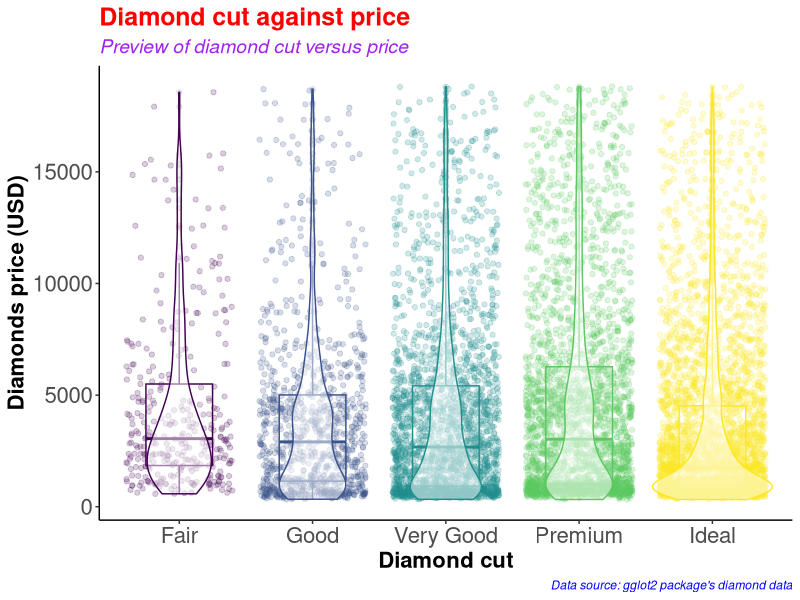
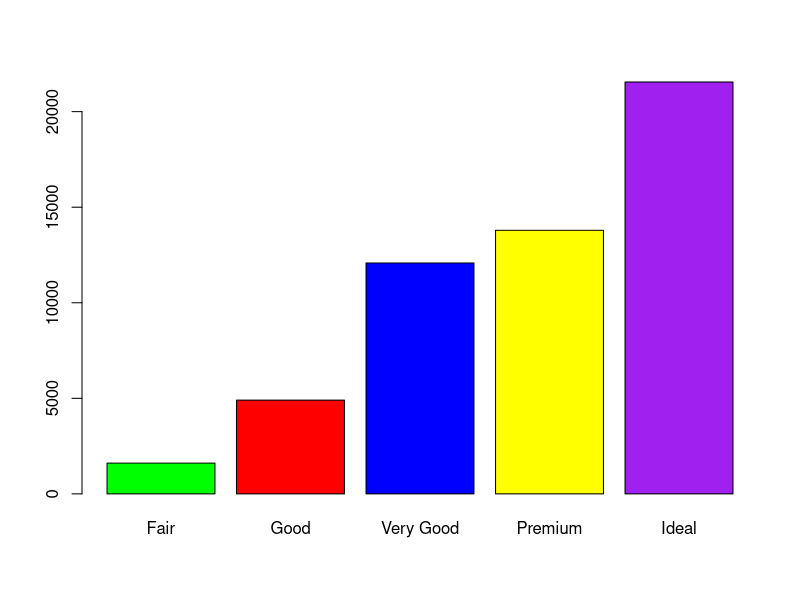
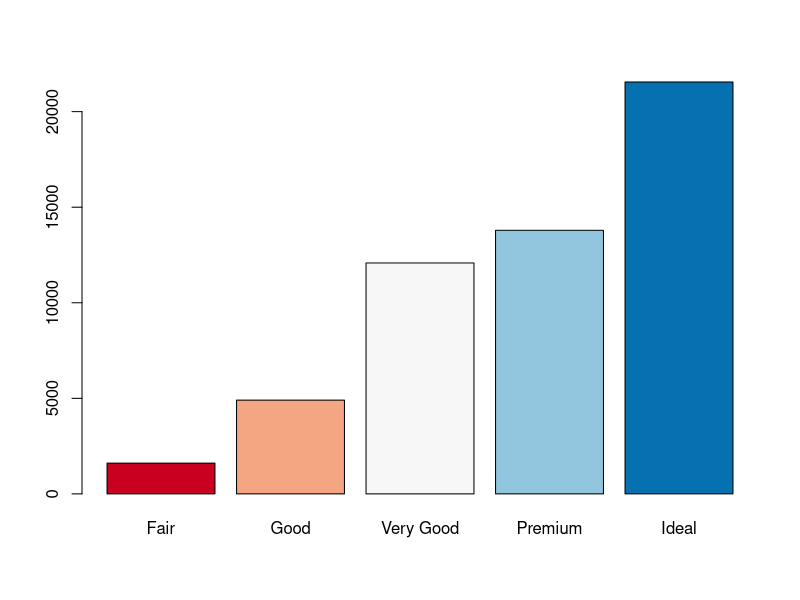
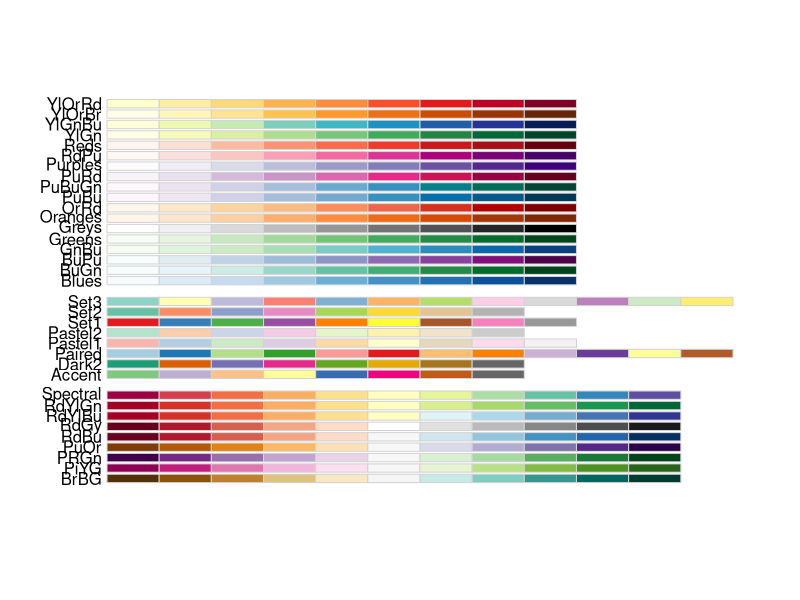
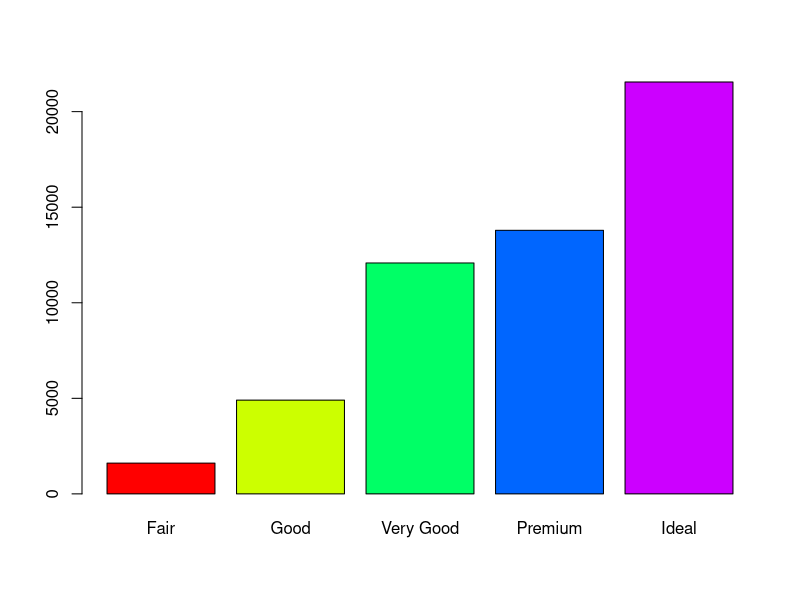
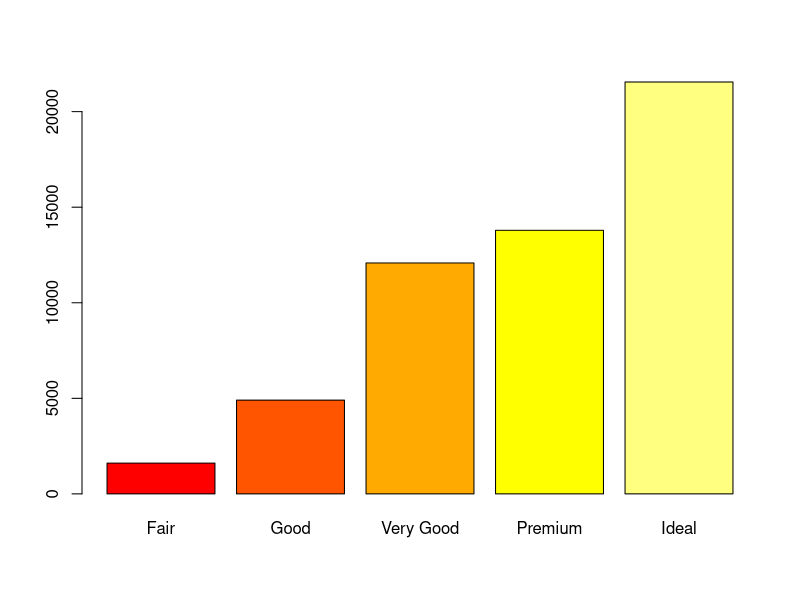
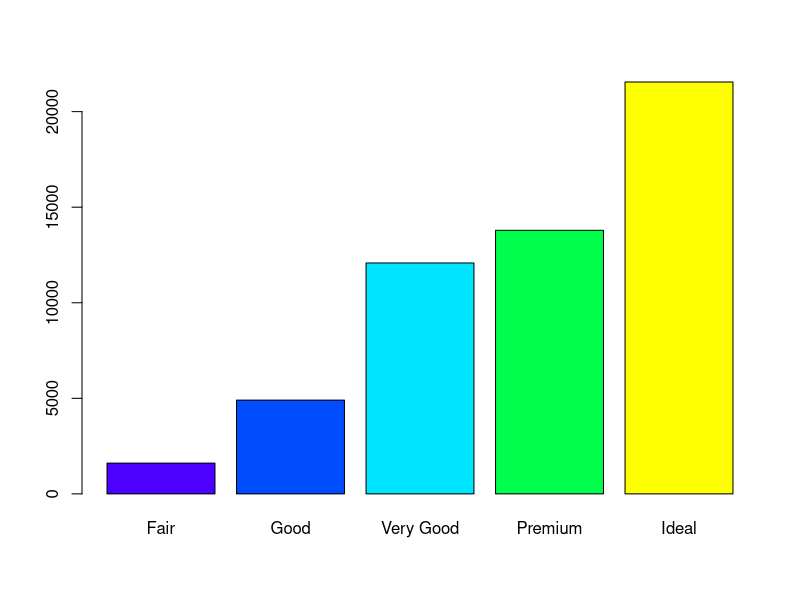
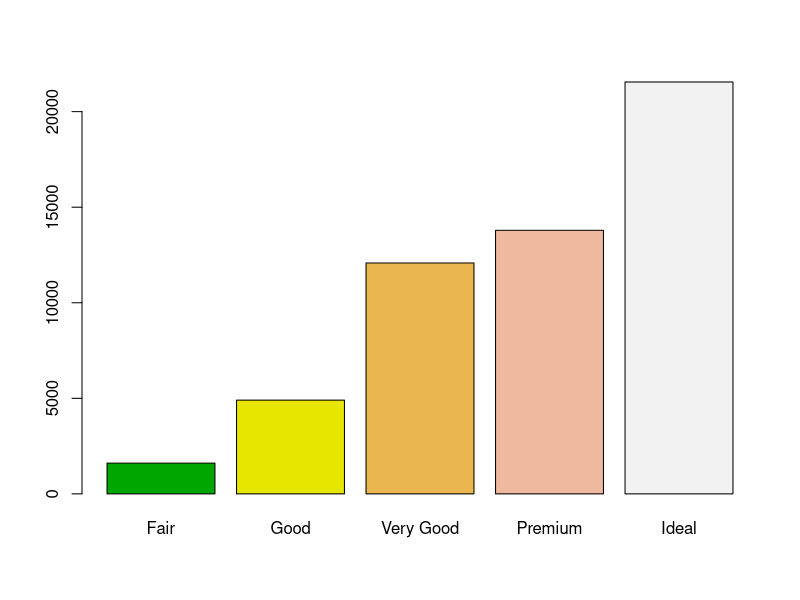

Generate these figures, in order, with R:
#########################################
# Name: Wyclife Agumba Oluoch           #   
# E-mail: wyclifeoluoch@gmail.com       #
# GitHub: https://github.com/Wycology   #
# Task: Boxplot and violin plots in one #
# Date: 4th Jan 2021                    #
# Last edited: 19th Sept 2021           #
#########################################

# Loading the necessary libraries for the project

base::library(tidyverse) # This is for data wrangling and plotting.
base::library(RColorBrewer) # This is for generating color pallets for the plots.

diamonds_df <- diamonds # Saving the diamonds data-set to a new object in R.

utils::head(diamonds) # Checking the variables in the data-set for subsequent analyses
base::nrow(diamonds) # Checking for the number of rows in the data. 53940 observations
base::ncol(diamonds) # Checking the number of variables in the data-set. 10 variables

diamonds_df %>% # Picking the diamonds data, and then
  dplyr::slice_sample(n = 0.2*(nrow(diamonds))) %>% # Picking a portion of the data-set
  ggplot2::ggplot(ggplot2::aes(x = cut, y = price, color = cut)) + # Adding the mapping variables
  ggplot2::geom_point(position = "jitter", alpha = 0.2) + # Adding jitter and alpha
  ggplot2::geom_boxplot(alpha = 0.1, width = 0.5) + # Modifying dimensions of the boxplot 
  ggplot2::geom_violin(alpha = 0.5) + # Adding violin plot on top of the box and jitter
  ggplot2::theme_classic() + # Adding my preferred theme for publication.
  ggplot2::theme(legend.position = "none") + # Removing the legend; it is on the x-axis
  ggplot2::labs(x = "Diamond cut", # Labels the x-axis.
       y = "Diamonds price (USD)", # Labeling the y-axis
       title = "Diamond cut against price", # Setting tibble of the plot
       subtitle = "Preview of diamond cut versus price", # Descriptive title beneath TITLE
       caption = "Data source: gglot2 package's diamond data") +
  ggplot2::theme(axis.text = ggplot2::element_text(size=16), # Size of labels on tick-marks
        axis.title = ggplot2::element_text(size=16,face="bold")) + # Size of axis labels
  ggplot2::theme(plot.title = ggplot2::element_text(color = 'red', size = 18, face = 'bold'),
        plot.subtitle = ggplot2::element_text(color = 'purple', size = 14, face = 'italic'),
        plot.caption = ggplot2::element_text(color = 'blue', face = 'italic'))

diamonds %>% # Picking the diamonds data, and then
  dplyr::filter(cut == 'Very Good') %>% # Picking the very good cut 
  base::nrow() # counting the number of rows with very good cut

diamonds %>% 
  dplyr::select(cut) %>% 
  base::table() %>% 
  graphics::barplot(col = c('green', 'red', 'blue', 'yellow', 'purple'))

# Instead of specifying the colors, we can simply use the color brewer panel 

diamonds %>% 
  dplyr::select(cut) %>% 
  base::table() %>% 
  graphics::barplot(col = RColorBrewer::brewer.pal(n = 5, name = "RdBu"))
# To display more brewer colors options to use, run the following function:

RColorBrewer::display.brewer.all()

# Can also use rainbow colors

diamonds %>% 
  dplyr::select(cut) %>% 
  base::table() %>% 
  graphics::barplot(col = grDevices::rainbow(5))

# Can also use heat.colors
diamonds %>% 
  dplyr::select(cut) %>% 
  base::table() %>% 
  graphics::barplot(col = grDevices::heat.colors(5))

# Can also use topographic colors

diamonds %>% 
  dplyr::select(cut) %>% 
  base::table() %>% 
  graphics::barplot(col = grDevices::topo.colors(5))

# Can also use terrain colors for the plot
diamonds %>% 
  dplyr::select(cut) %>% 
  base::table() %>% 
  graphics::barplot(col = grDevices::terrain.colors(5))

# Can also use cm.colors
diamonds %>% 
  dplyr::select(cut) %>% 
  base::table() %>% 
  graphics::barplot(col = grDevices::cm.colors(5)) 

# That is awesome. Good for the day.
